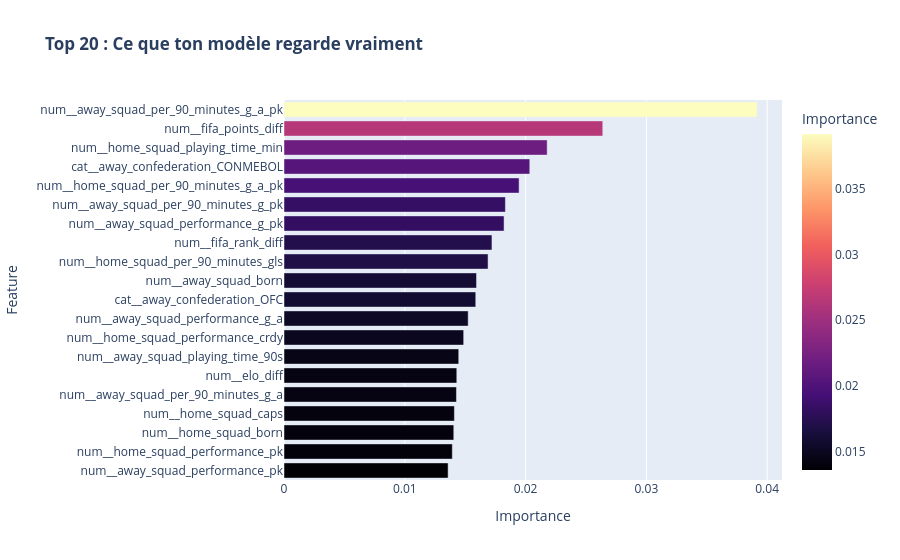

The notebook cell this image was saved under:
### Code cell
import joblib
import pandas as pd
import plotly.express as px
import numpy as np

# 1. Chargement du modèle
model = joblib.load("../data/processed/models/champion_xgboost.pkl")

# 2. Récupérer le premier modèle et son pipeline de transformation
first_fold = model.calibrated_classifiers_[0].estimator
preprocessor = first_fold.steps[0][1]  # Le transformer (ColumnTransformer / Encoder)
xgboost_model = first_fold.steps[-1][1] # Le modèle XGBoost

# 3. Tenter de récupérer les noms de colonnes générés
try:
    # Si ton pipeline supporte get_feature_names_out (Scikit-learn moderne)
    feature_names_transformed = preprocessor.get_feature_names_out()
    print(f"✅ {len(feature_names_transformed)} noms de colonnes récupérés du preprocessor.")
except:
    print("⚠️ Impossible de récupérer les noms via get_feature_names_out.")
    # Fallback : on crée des noms génériques pour ne pas bloquer
    feature_names_transformed = [f"feature_{i}" for i in range(len(xgboost_model.feature_importances_))]

# 4. Extraction de l'importance
importances = xgboost_model.feature_importances_

# 5. Création du DataFrame (en s'assurant que les longueurs matchent)
min_len = min(len(feature_names_transformed), len(importances))
df_imp = pd.DataFrame({
    'Feature': feature_names_transformed[:min_len],
    'Importance': importances[:min_len]
}).sort_values('Importance', ascending=False)

print(df_imp.head(20))
# 6. Plot
fig = px.bar(
    df_imp.head(20), 
    x='Importance', 
    y='Feature', 
    orientation='h',
    title="<b>Top 20 : Ce que ton modèle regarde vraiment</b>",
    color='Importance',
    color_continuous_scale='Magma'
)
fig.update_layout(yaxis={'categoryorder':'total ascending'})
fig.show()

### Figure 1 — Plotly figure (JSON) as saved in the notebook; plotly's stock layout.template omitted (floating-point values rounded to 4 significant figures)
{"data": [{"hovertemplate": "Importance=%{marker.color}<br>Feature=%{y}<extra></extra>", "legendgroup": "", "marker": {"color": [0.03917, 0.02639, 0.02179, 0.02035, 0.01946, 0.01833, 0.01822, 0.01722, 0.01689, 0.01594, 0.01587, 0.01525, 0.01488, 0.01447, 0.01431, 0.01428, 0.01411, 0.01406, 0.01393, 0.01359], "coloraxis": "coloraxis", "pattern": {"shape": ""}}, "name": "", "orientation": "h", "showlegend": false, "textposition": "auto", "type": "bar", "x": [0.03917, 0.02639, 0.02179, 0.02035, 0.01946, 0.01833, 0.01822, 0.01722, 0.01689, 0.01594, 0.01587, 0.01525, 0.01488, 0.01447, 0.01431, 0.01428, 0.01411, 0.01406, 0.01393, 0.01359], "xaxis": "x", "y": ["num__away_squad_per_90_minutes_g_a_pk", "num__fifa_points_diff", "num__home_squad_playing_time_min", "cat__away_confederation_CONMEBOL", "num__home_squad_per_90_minutes_g_a_pk", "num__away_squad_per_90_minutes_g_pk", "num__away_squad_performance_g_pk", "num__fifa_rank_diff", "num__home_squad_per_90_minutes_gls", "num__away_squad_born", "cat__away_confederation_OFC", "num__away_squad_performance_g_a", "num__home_squad_performance_crdy", "num__away_squad_playing_time_90s", "num__elo_diff", "num__away_squad_per_90_minutes_g_a", "num__home_squad_caps", "num__home_squad_born", "num__home_squad_performance_pk", "num__away_squad_performance_pk"], "yaxis": "y"}], "layout": {"barmode": "relative", "coloraxis": {"colorbar": {"title": {"text": "Importance"}}, "colorscale": [[0, "#000004"], [0.1111, "#180f3d"], [0.2222, "#440f76"], [0.3333, "#721f81"], [0.4444, "#9e2f7f"], [0.5556, "#cd4071"], [0.6667, "#f1605d"], [0.7778, "#fd9668"], [0.8889, "#feca8d"], [1, "#fcfdbf"]]}, "legend": {"tracegroupgap": 0}, "title": {"text": "<b>Top 20 : Ce que ton modèle regarde vraiment</b>"}, "xaxis": {"anchor": "y", "domain": [0, 1], "title": {"text": "Importance"}}, "yaxis": {"anchor": "x", "categoryorder": "total ascending", "domain": [0, 1], "title": {"text": "Feature"}}}}
